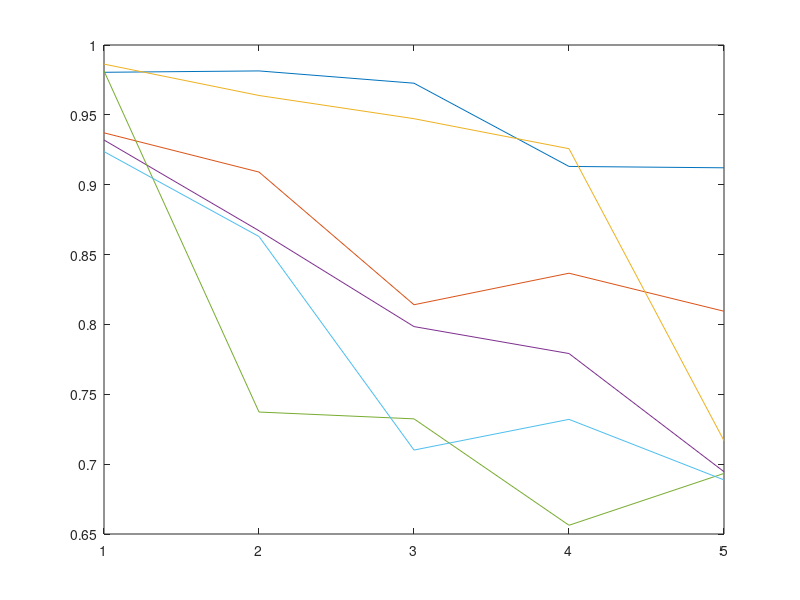

The MATLAB source for this figure:
ibm.chips={'ibmq_armonk','ibmqx2','ibmq_vigo','ibmq_ourense','ibmq_london','ibmq_burlington','ibmq_essex','ibmq_16_melbourne'};
ibm.chip_fidelities=[
0.77930 nan     nan     nan     nan     nan     nan     nan     nan     nan     nan     nan     nan     nan     nan     ;   
0.98047 0.98145 0.97266 0.91309 0.91211 nan     nan     nan     nan     nan     nan     nan     nan     nan     nan     ;
0.93713 0.90906 0.81409 0.83666 0.80944 nan     nan     nan     nan     nan     nan     nan     nan     nan     nan     ;
0.98633 0.96387 0.94726 0.92578 0.71680 nan     nan     nan     nan     nan     nan     nan     nan     nan     nan     ;
0.93201 0.86707 0.79846 0.77917 0.69458 nan     nan     nan     nan     nan     nan     nan     nan     nan     nan     ;
0.98144 0.73730 0.73242 0.65625 0.69336 nan     nan     nan     nan     nan     nan     nan     nan     nan     nan     ;
0.92371 0.86292 0.71008 0.73206 0.68872 nan     nan     nan     nan     nan     nan     nan     nan     nan     nan     ;
0.99707 0.97559 0.96387 0.87207 0.83398 0.84473 0.80273 0.66406 0.72754 0.58984 0.59474 0.60840 0.58301 0.47266 0.45605];

plot(1:5,ibm.chip_fidelities(2:end-1,1:5))